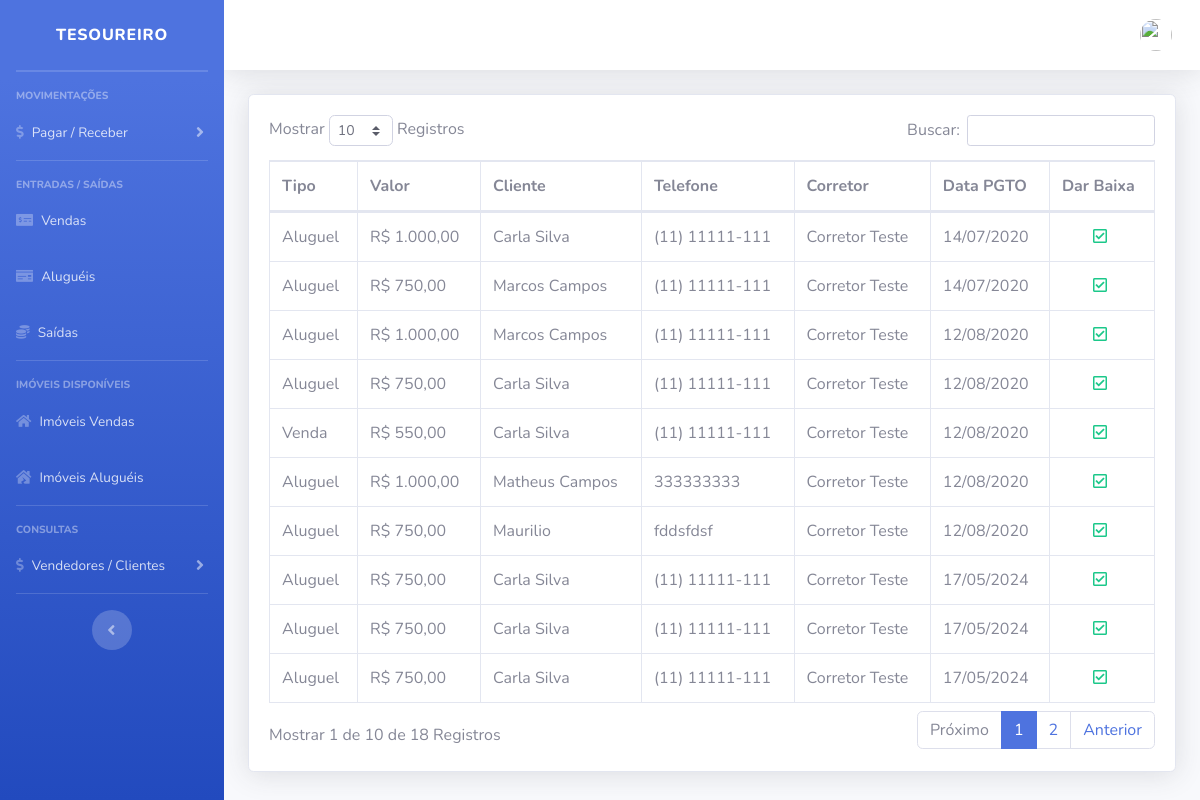
The page /imobiliaria/sistema/painel-tesouraria/index.php?pag=receber on the database its author committed.
### tables this page shows
CREATE TABLE `contas_receber` (
  `id` int(11) NOT NULL,
  `valor` decimal(10,2) NOT NULL,
  `titulo` varchar(30) NOT NULL,
  `descricao` varchar(30) NOT NULL,
  `tipo` varchar(15) NOT NULL,
  `corretor` varchar(20) NOT NULL,
  `data` date NOT NULL,
  `pago` varchar(5) NOT NULL,
  `cliente` varchar(20) NOT NULL
);

CREATE TABLE `compradores` (
  `id` int(11) NOT NULL,
  `nome` varchar(50) NOT NULL,
  `tipo_pessoa` varchar(20) NOT NULL,
  `doc` varchar(25) NOT NULL,
  `telefone` varchar(15) NOT NULL,
  `endereco` varchar(100) NOT NULL,
  `corretor` varchar(20) NOT NULL
);

CREATE TABLE `corretores` (
  `id` int(11) NOT NULL,
  `nome` varchar(50) NOT NULL,
  `cpf` varchar(20) NOT NULL,
  `telefone` varchar(15) NOT NULL,
  `email` varchar(50) NOT NULL,
  `endereco` varchar(100) NOT NULL,
  `foto` varchar(100) NOT NULL,
  `descricao` varchar(90) DEFAULT NULL,
  `twitter` varchar(150) DEFAULT NULL,
  `facebook` varchar(150) DEFAULT NULL,
  `corretor` tinyint(1) DEFAULT NULL,
  `creci` varchar(15) DEFAULT NULL
);

### imobiliaria/sistema/painel-tesouraria/receber.php (the view, shortened to what this page needs)
<?php
include_once("../../conexao.php");
$pag = "receber";
$dataHoje = Date('Y-m-d');
?>
<div class="card shadow mb-4">
    <div class="card-body">
        <div class="table-responsive">
            <table class="table table-bordered" id="dataTable" width="100%" cellspacing="0">
                <thead>
                    <tr>
                        <th>Tipo</th>
                        <th>Valor</th>
                        <th>Cliente</th>
                        <th>Telefone</th>
                        <th>Corretor</th>
                        <th>Data PGTO</th>
                        <th>Dar Baixa</th>
                    </tr>
                </thead>
                <tbody>
                     <?php
                  $query = $pdo->query("SELECT * FROM contas_receber where pago = 'Não' order by data asc ");
                  $res = $query->fetchAll(PDO::FETCH_ASSOC);
                  for ($i=0; $i < count($res); $i++) {
                      $id = $res[$i]['id'];
                      $tipo = $res[$i]['tipo'];
                      $valor = $res[$i]['valor'];
                      $cliente = $res[$i]['cliente'];
                      $dataPgto = $res[$i]['data'];
                      $corretor = $res[$i]['corretor'];
                      $dataPgto = implode('/', array_reverse(explode('-', $dataPgto)));
                      $valor = number_format($valor, 2, ',', '.');
                      $res_2 = $pdo->query("SELECT * FROM compradores where doc = '" . $cliente . "' ");
                    $dados_2 = $res_2->fetchAll(PDO::FETCH_ASSOC);
                    @$nomeCliente = $dados_2[0]['nome'];
                    @$telefoneCliente = $dados_2[0]['telefone'];
                     $res_2 = $pdo->query("SELECT * FROM corretores where cpf = '" . $corretor . "' ");
                    $dados_2 = $res_2->fetchAll(PDO::FETCH_ASSOC);
                    @$nomeCorretor = $dados_2[0]['nome'];
                     if (@$minhaData > @$dataHoje) {
                                    $classe = "text-danger";
                                } else {
                                    $classe = "text-success";
                       }
                      ?>
                    <tr>
                        <td><?php echo $tipo ?></td>
                        <td>R$ <?php echo $valor ?></td>
                        <td><?php echo $nomeCliente ?></td>
                        <td><?php echo $telefoneCliente ?></td>
                        <td><?php echo $nomeCorretor ?></td>
                        <td><?php echo $dataPgto ?></td>
                        <td align="center">
                           <a href="index.php?pag=<?php echo $pag ?>&funcao=baixa&id=<?php echo $id ?>&valor=<?php echo $valor ?>" class='<?php echo $classe ?> mr-1' title='Dar Baixa'><i class='far fa-check-square'></i></a>
                        </td>
                    </tr>
                   <?php } ?>
                </tbody>
            </table>
        </div>
    </div>
</div>

### rows shown on the page
contas_receber: tipo "Aluguel", valor "1.000,00", compradores.nome "Carla Silva", compradores.telefone "(11) 11111-111", corretores.nome "Corretor Teste", data "14/07/2020"
contas_receber: tipo "Aluguel", valor "750,00", compradores.nome "Marcos Campos", compradores.telefone "(11) 11111-111", corretores.nome "Corretor Teste", data "14/07/2020"
contas_receber: tipo "Aluguel", valor "1.000,00", compradores.nome "Marcos Campos", compradores.telefone "(11) 11111-111", corretores.nome "Corretor Teste", data "12/08/2020"
contas_receber: tipo "Aluguel", valor "750,00", compradores.nome "Carla Silva", compradores.telefone "(11) 11111-111", corretores.nome "Corretor Teste", data "12/08/2020"
contas_receber: tipo "Venda", valor "550,00", compradores.nome "Carla Silva", compradores.telefone "(11) 11111-111", corretores.nome "Corretor Teste", data "12/08/2020"
contas_receber: tipo "Aluguel", valor "1.000,00", compradores.nome "Matheus Campos", compradores.telefone "333333333", corretores.nome "Corretor Teste", data "12/08/2020"
contas_receber: tipo "Aluguel", valor "750,00", compradores.nome "Maurilio", compradores.telefone "fddsfdsf", corretores.nome "Corretor Teste", data "12/08/2020"
contas_receber: tipo "Aluguel", valor "750,00", compradores.nome "Carla Silva", compradores.telefone "(11) 11111-111", corretores.nome "Corretor Teste", data "17/05/2024"
contas_receber: tipo "Aluguel", valor "750,00", compradores.nome "Carla Silva", compradores.telefone "(11) 11111-111", corretores.nome "Corretor Teste", data "17/05/2024"
contas_receber: tipo "Aluguel", valor "750,00", compradores.nome "Carla Silva", compradores.telefone "(11) 11111-111", corretores.nome "Corretor Teste", data "17/05/2024"
